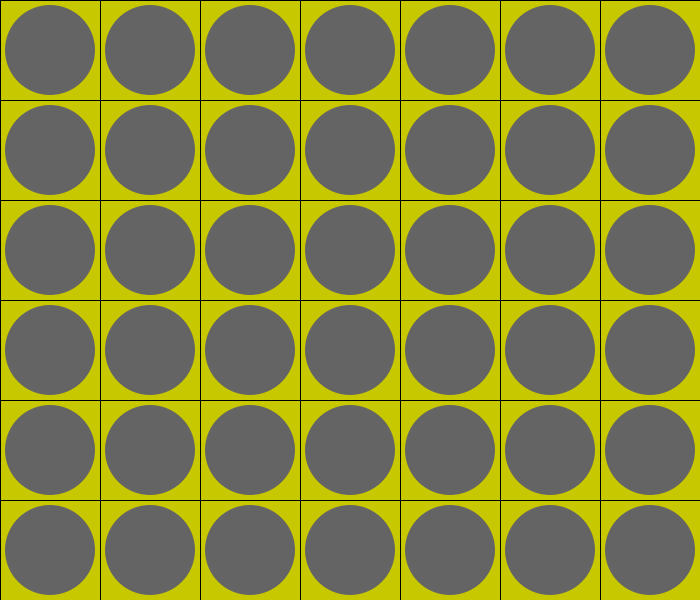
Frame 1 (no input)
Frame 60 (the mouse pressed at the canvas centre just before this capture): identical to frame 1, image omitted
Frame 120 (the mouse held since frame 60 and released just before this capture): identical to frame 1, image omitted

The Processing sketch that drew this single still picture (run headless with seeded random() and noise(); from frame 60 on, the mouse is pressed at the canvas centre):

// Processing sketch: c4Game
// ── c4Game.pde
ConnectFour cf;

// We set these here so that the sketch will be the right
// size. Because of how Processing works, all classes have
// access to these constants. So you can (and should) use
// them in the other classes.
final int ROWS = 6;
final int COLS = 7;
final int CELL_WIDTH = 100;

void settings() {
  size(COLS * CELL_WIDTH, ROWS * CELL_WIDTH);
}

void setup() {  
  cf = new ConnectFour(ROWS, COLS); 
  cf.display();
  //cf.updateCell(0, 0, 1);
}
// The column is based on the mouse's x-coordinate
void mousePressed() {
  int whichCol = int(mouseX / CELL_WIDTH);
  cf.makeMove(whichCol);
}

void keyPressed() {
  if (key == 'R') {
    cf.initializeGame();
  }
}

void mouseMoved() {
  int whichCol = int(mouseX / CELL_WIDTH);
  if (cf.getHighlight() == false && cf.isInProgress()) {
    cf.display();
    cf.setHighlight(true);
    cf.turnHighlight(whichCol);
  } else {
    cf.setHighlight(false);  
  }
  
}

  // This method needs to exist, even when there is no
  // code in it. Otherwise, keyPressed and mousePressed won't work.
  void draw() {
  }

// ── Cell.pde
//Cell class, one Cell is a single location on a connect 4 board and has a x y location, 
//a player associated with it (default is 0) 
class Cell {
  color PLAYER_1_COLOR = color(255, 0, 0);
  color PLAYER_2_COLOR = color(0);
  color BACK_COLOR = color(100);

  int player;

  // Constructs an initially empty cell
  Cell() {
    this.player = 0;
  }

  // Sets the player for a particular cell
  void setPlayer(int player) {
    this.player = player;
  }
  
  // Returns who the player is: 1, 2, or empty (0)
  int getPlayer() {
    return player;
  }

  // Determines how a cell should be displayed
  void display(float x, float y) {
    stroke(0);
    strokeWeight(1);

    // yellow square
    fill(200, 200, 0);
    square(x, y, CELL_WIDTH);
    
    // circle based on which player is in the cell
    if (player == 0) {
      fill(BACK_COLOR);
    } else if (player == 1) {
      fill(PLAYER_1_COLOR);
    } else {
      fill(PLAYER_2_COLOR);
    }
    noStroke();
    circle(x + CELL_WIDTH/2, y + CELL_WIDTH/2, CELL_WIDTH * 0.9);
  }
  
    void winnerDisplay(float x, float y) {
    stroke(0);
    strokeWeight(1);

    // green square
    fill(0, 255, 0);
    square(x, y, CELL_WIDTH);
    
    // circle based on which player is in the cell
    if (player == 0) {
      fill(BACK_COLOR);
    } else if (player == 1) {
      fill(PLAYER_1_COLOR);
    } else {
      fill(PLAYER_2_COLOR);
    }
    noStroke();
    circle(x + CELL_WIDTH/2, y + CELL_WIDTH/2, CELL_WIDTH * 0.9);
  }
}//end Cell class

// ── ConnectFour.pde
class ConnectFour {
  Cell[][] cells;
  private int player;
  private int moveCount;
  private boolean inProgress = true;
  private boolean highlighted = false; // use for highlighting which player turn


  ConnectFour(int rows, int cols) {
    if (rows < 4 || cols < 4) {
      throw new IllegalArgumentException("rows, cols must be >= 4");
    }
    cells = new Cell[rows][cols];

    // This would probably be better in a helper method.
    for (int row = 0; row < cells.length; row++) {
      for (int cell = 0; cell < cells[0].length; cell++) {
        cells[row][cell] = new Cell();
      }
    }
  }

  // Sets a cell to player 1, 2, or empty (0)
  void updateCell(int row, int col, int player) {
    cells[row][col].setPlayer(player);
    display();
  }

  // Displays all the cells, by calling each cell's display() method.
  void display() {
    for (int row = 0; row < cells.length; row++) {
      for (int cell = 0; cell < cells[0].length; cell++) {
        cells[row][cell].display(cell * CELL_WIDTH, row * CELL_WIDTH);
      }
    }
  }

  // Returns the number of rows in the game
  int getRows() {
    return cells.length;
  }

  // Returns the number of columns in the game
  int getCols() {
    return cells[0].length;
  }

  // These methods print useful information to the console
  void printRow(int row) {
    for (int i = 0; i < cells[row].length; i++) {
      print(cells[row][i].getPlayer() + " ");
    }
    println();
  }

  void printColumn(int col) {
    for (int i = 0; i < cells.length; i++) {
      println(cells[i][col].getPlayer());
    }
  }

  void printGrid() {
    for (int row = 0; row < cells.length; row++) {
      printRow(row);
    }
  }

  // return true if the game is in progress and false otherwise;
  boolean isInProgress() {
    return this.inProgress;
  }

  // setter and getter for highlighted instance variable
  void setHighlight(boolean highlighted) {
    this.highlighted = highlighted;
  }

  boolean getHighlight() {
    return this.highlighted;
  }

  void makeMove(int col) {
    if (inProgress) {
      for (int i = cells.length - 1; i >= 0; i--) {
        if (cells[i][col].getPlayer() == 0) {
          if (moveCount % 2 == 0) {
            player = 1;
            this.updateCell(i, col, player); 
            System.out.printf("Player %d at %d, %d \n", player, i, col);
          } else {
            player = 2;
            this.updateCell(i, col, player);
            System.out.printf("Player %d at %d, %d \n", player, i, col);
          }
          moveCount++;
          break;
        } else if (cells[0][col].getPlayer() != 0) {
          System.out.println("Column " + col + " is full!");
          break;
        }
      }
    } else {
      System.out.println("Game is over!");
    }
    checkTie();
    checkWin();
  }

  void checkWin() {
    // Check for winning through rows
    if (inProgress) {
      for (int i = 0; i < this.getRows(); i++) {
        for (int j = 0; j < this.getCols(); j++) {
          if (this.getPlayer(i, j) != 0 && this.getPlayer(i, j) == this.getPlayer(i, j+1)
            && this.getPlayer(i, j) == this.getPlayer(i, j+2) 
            && this.getPlayer(i, j) == this.getPlayer(i, j+3)) {

            // Highlight the winner  
            cells[i][j].winnerDisplay(j * CELL_WIDTH, i * CELL_WIDTH);
            cells[i][j].winnerDisplay((j + 1) * CELL_WIDTH, i * CELL_WIDTH);
            cells[i][j].winnerDisplay((j + 2) * CELL_WIDTH, i * CELL_WIDTH);
            cells[i][j].winnerDisplay((j + 3) * CELL_WIDTH, i * CELL_WIDTH);
            System.out.println("PLAYER " + player +  " WINS!");  
            this.inProgress = false;
            return;
          }
        }
      }

      // Check for winning through columns
      for (int i = 0; i < this.getRows(); i++) {
        for (int j = 0; j < this.getCols(); j++) {
          if (this.getPlayer(i, j) != 0 && this.getPlayer(i, j) == this.getPlayer(i + 1, j)
            && this.getPlayer(i, j) == this.getPlayer(i + 2, j) 
            && this.getPlayer(i, j) == this.getPlayer(i + 3, j)) {

            // Highlight the winner
            cells[i][j].winnerDisplay(j * CELL_WIDTH, i * CELL_WIDTH);
            cells[i][j].winnerDisplay(j * CELL_WIDTH, (i + 1) * CELL_WIDTH);
            cells[i][j].winnerDisplay(j * CELL_WIDTH, (i + 2) * CELL_WIDTH);
            cells[i][j].winnerDisplay(j * CELL_WIDTH, (i + 3) * CELL_WIDTH);


            System.out.println("PLAYER " + player +  " WINS!"); 
            this.inProgress = false;
            return;
          }
        }
      }

      // Check for diagonal win
      for (int i = 0; i < this.getRows(); i++) {
        for (int j = 0; j < this.getCols(); j++) {
          for (int diagonal = -1; diagonal <= 1; diagonal++) {
            if (this.getPlayer(i, j) != 0 
              && this.getPlayer(i, j) == this.getPlayer(i + 1 * diagonal, j+1)
              && this.getPlayer(i, j) == this.getPlayer(i + 2 * diagonal, j+2) 
              && this.getPlayer(i, j) == this.getPlayer(i + 3 * diagonal, j+3)) {

              // Highlight the winnder  
              cells[i][j].winnerDisplay(j * CELL_WIDTH, i * CELL_WIDTH);
              cells[i][j].winnerDisplay((j + 1) * CELL_WIDTH, (i + 1 * diagonal) * CELL_WIDTH);
              cells[i][j].winnerDisplay((j + 2) * CELL_WIDTH, (i + 2 * diagonal) * CELL_WIDTH);
              cells[i][j].winnerDisplay((j + 3) * CELL_WIDTH, (i + 3 * diagonal) * CELL_WIDTH);
              System.out.println("PLAYER " + player +  " WINS!");  
              this.inProgress = false;
              return;
            }
          }
        }
      }
    }
  }


  // This method check for a tie game
  void checkTie() {
    if (inProgress) {
      if (moveCount == this.getRows() * this.getCols()) {
        System.out.println("TIE GAME!");
        this.inProgress = false;
      }
    }
  }


  // a helper method to return player of a cell
  int getPlayer(int row, int col) {
    if (col < 0 || row < 0 || col >= this.getCols() || row >= this.getRows()) {
      return 0;
    }
    return cells[row][col].getPlayer();
  }


  // Turn on highlight which player turn is it
  void turnHighlight(int col) {
    if (moveCount % 2 == 0 && highlighted) {
      fill(255, 0, 0);
      circle(CELL_WIDTH * col + CELL_WIDTH/2, 0 + CELL_WIDTH/2, CELL_WIDTH * 0.9);
      fill(100);
      circle(CELL_WIDTH * col + CELL_WIDTH/2, 0 + CELL_WIDTH/2, CELL_WIDTH * 0.7);
    } else {
      fill(0);
      circle(CELL_WIDTH * col + CELL_WIDTH/2, 0 + CELL_WIDTH/2, CELL_WIDTH * 0.9);
      fill(100);
      circle(CELL_WIDTH * col + CELL_WIDTH/2, 0 + CELL_WIDTH/2, CELL_WIDTH * 0.7);
    }
  }

  void initializeGame() {
    moveCount = 0;
    inProgress = true;
    cells = new Cell[this.getRows()][this.getCols()];

    for (int row = 0; row < cells.length; row++) {
      for (int cell = 0; cell < cells[0].length; cell++) {
        cells[row][cell] = new Cell();
      }
    }
    this.display();
  }
}
